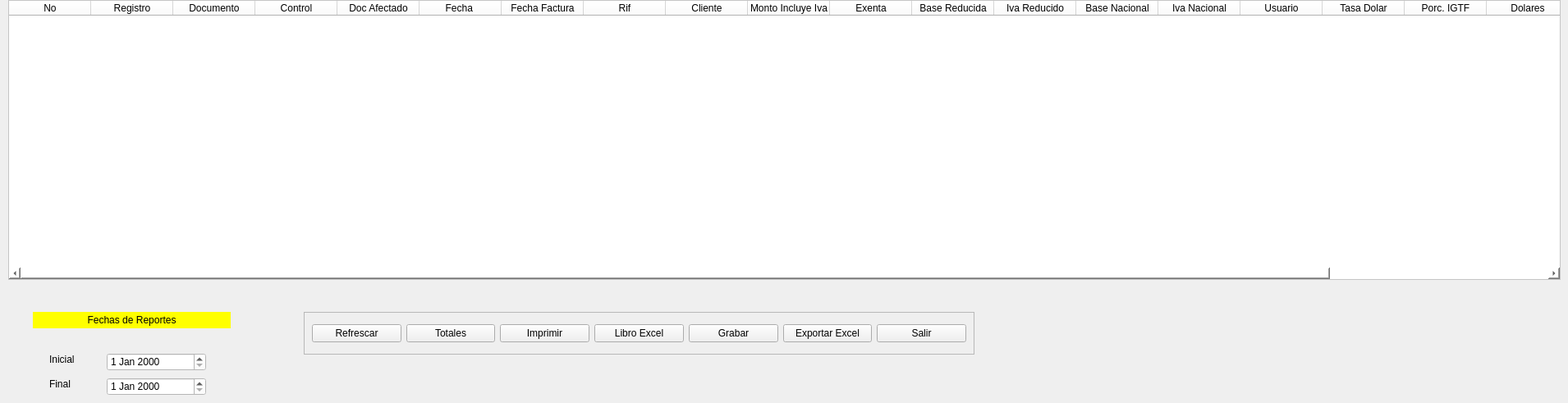
    <widget class="QWidget" name="tab_8">
     <attribute name="title">
      <string>IGTF</string>
     </attribute>
     <widget class="QTableWidget" name="tableWidget_8">
      <property name="geometry">
       <rect>
        <x>10</x>
        <y>0</y>
        <width>1891</width>
        <height>341</height>
       </rect>
      </property>
      <property name="styleSheet">
       <string notr="true">background-color: rgb(255, 255, 255);</string>
      </property>
      <column>
       <property name="text">
        <string>No</string>
       </property>
      </column>
      <column>
       <property name="text">
        <string>Registro</string>
       </property>
      </column>
      <column>
       <property name="text">
        <string>Documento</string>
       </property>
      </column>
      <column>
       <property name="text">
        <string>Control</string>
       </property>
      </column>
      <column>
       <property name="text">
        <string>Doc Afectado</string>
       </property>
      </column>
      <column>
       <property name="text">
        <string>Fecha </string>
       </property>
      </column>
      <column>
       <property name="text">
        <string>Fecha Factura</string>
       </property>
      </column>
      <column>
       <property name="text">
        <string>Rif</string>
       </property>
      </column>
      <column>
       <property name="text">
        <string>Cliente</string>
       </property>
      </column>
      <column>
       <property name="text">
        <string>Monto Incluye Iva</string>
       </property>
      </column>
      <column>
       <property name="text">
        <string>Exenta</string>
       </property>
      </column>
      <column>
       <property name="text">
        <string>Base Reducida</string>
       </property>
      </column>
      <column>
       <property name="text">
        <string>Iva Reducido</string>
       </property>
      </column>
      <column>
       <property name="text">
        <string>Base Nacional</string>
       </property>
      </column>
      <column>
       <property name="text">
        <string>Iva Nacional</string>
       </property>
      </column>
      <column>
       <property name="text">
        <string>Usuario</string>
       </property>
      </column>
      <column>
       <property name="text">
        <string>Tasa Dolar</string>
       </property>
      </column>
      <column>
       <property name="text">
        <string>Porc. IGTF</string>
       </property>
      </column>
      <column>
       <property name="text">
        <string>Dolares</string>
       </property>
      </column>
      <column>
       <property name="text">
        <string>Monto Sobre</string>
       </property>
      </column>
      <column>
       <property name="text">
        <string>Retencion</string>
       </property>
      </column>
     </widget>
     <widget class="QLabel" name="label_114">
      <property name="geometry">
       <rect>
        <x>40</x>
        <y>380</y>
        <width>241</width>
        <height>20</height>
       </rect>
      </property>
      <property name="styleSheet">
       <string notr="true">font: 75 10pt &quot;MS Shell Dlg 2&quot;;
background-color: rgb(255, 255, 0);</string>
      </property>
      <property name="text">
       <string>Fechas de Reportes</string>
      </property>
      <property name="alignment">
       <set>Qt::AlignCenter</set>
      </property>
     </widget>
     <widget class="QLabel" name="label_115">
      <property name="geometry">
       <rect>
        <x>60</x>
        <y>430</y>
        <width>55</width>
        <height>16</height>
       </rect>
      </property>
      <property name="text">
       <string>Inicial</string>
      </property>
     </widget>
     <widget class="QLabel" name="label_116">
      <property name="geometry">
       <rect>
        <x>60</x>
        <y>460</y>
        <width>55</width>
        <height>16</height>
       </rect>
      </property>
      <property name="text">
       <string>Final</string>
      </property>
     </widget>
     <widget class="QDateEdit" name="dateEdit_14">
      <property name="geometry">
       <rect>
        <x>130</x>
        <y>430</y>
        <width>121</width>
        <height>22</height>
       </rect>
      </property>
      <property name="styleSheet">
       <string notr="true">background-color: rgb(255, 255, 255);</string>
      </property>
     </widget>
     <widget class="QDateEdit" name="dateEdit_15">
      <property name="geometry">
       <rect>
        <x>130</x>
        <y>460</y>
        <width>121</width>
        <height>22</height>
       </rect>
      </property>
      <property name="styleSheet">
       <string notr="true">background-color: rgb(255, 255, 255);</string>
      </property>
     </widget>
     <widget class="QFrame" name="frame_20">
      <property name="geometry">
       <rect>
        <x>370</x>
        <y>380</y>
        <width>817</width>
        <height>52</height>
       </rect>
      </property>
      <property name="frameShape">
       <enum>QFrame::StyledPanel</enum>
      </property>
      <property name="frameShadow">
       <enum>QFrame::Raised</enum>
      </property>
      <layout class="QHBoxLayout" name="horizontalLayout_6">
       <item>
        <widget class="QPushButton" name="pushButton_79">
         <property name="styleSheet">
          <string notr="true">background-color: rgb(240, 240, 240);</string>
         </property>
         <property name="text">
          <string>Refrescar</string>
         </property>
        </widget>
       </item>
       <item>
        <widget class="QPushButton" name="pushButton_81">
         <property name="styleSheet">
          <string notr="true">background-color: rgb(240, 240, 240);</string>
         </property>
         <property name="text">
          <string>Totales</string>
         </property>
        </widget>
       </item>
       <item>
        <widget class="QPushButton" name="pushButton_86">
         <property name="styleSheet">
          <string notr="true">background-color: rgb(240, 240, 240);</string>
         </property>
         <property name="text">
          <string>Imprimir</string>
         </property>
        </widget>
       </item>
       <item>
        <widget class="QPushButton" name="pushButton_85">
         <property name="styleSheet">
          <string notr="true">background-color: rgb(240, 240, 240);</string>
         </property>
         <property name="text">
          <string>Libro Excel</string>
         </property>
        </widget>
       </item>
       <item>
        <widget class="QPushButton" name="pushButton_84">
         <property name="styleSheet">
          <string notr="true">background-color: rgb(240, 240, 240);</string>
         </property>
         <property name="text">
          <string>Grabar</string>
         </property>
        </widget>
       </item>
       <item>
        <widget class="QPushButton" name="pushButton_83">
         <property name="styleSheet">
          <string notr="true">background-color: rgb(240, 240, 240);</string>
         </property>
         <property name="text">
          <string>Exportar Excel</string>
         </property>
        </widget>
       </item>
       <item>
        <widget class="QPushButton" name="pushButton_82">
         <property name="styleSheet">
          <string notr="true">background-color: rgb(240, 240, 240);</string>
         </property>
         <property name="text">
          <string>Salir</string>
         </property>
        </widget>
       </item>
      </layout>
     </widget>
    </widget>
